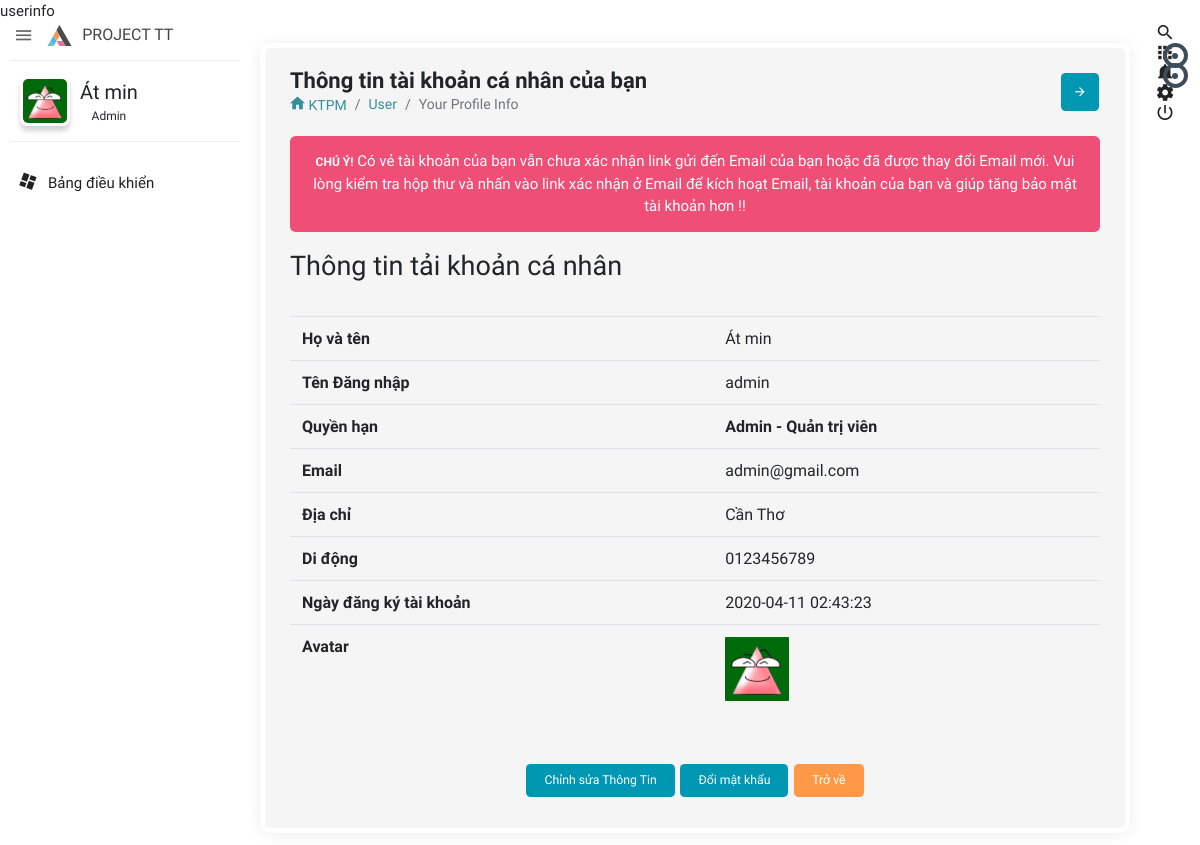
The app's page /admin.php?controller=user&action=info&user_id=1040 (signed in) with its own data.
### tables this page shows
CREATE TABLE `users` (
  `id` int(11) NOT NULL,
  `user_username` varchar(50) DEFAULT NULL,
  `user_password` varchar(100) DEFAULT NULL,
  `user_name` varchar(255) DEFAULT NULL,
  `role_id` int(11) NOT NULL DEFAULT 0,
  `user_avatar` varchar(550) DEFAULT 'author-auto.png',
  `user_email` varchar(255) DEFAULT NULL,
  `user_phone` varchar(20) DEFAULT NULL,
  `user_address` varchar(200) DEFAULT NULL,
  `createDate` datetime DEFAULT NULL,
  `verified` int(11) NOT NULL DEFAULT 0,
  `verificationCode` varchar(500) DEFAULT NULL,
  `editTime` datetime DEFAULT NULL
);

### admin/views/user/info.php (called while the page is built, shortened)
<?php require('admin/views/shared/header.php'); ?>
<?php require('admin/views/shared/rightnavbar.php'); ?>
<?php require('admin/views/shared/leftnavbar.php'); ?>
<?php require('admin/views/user/formInfo.php'); ?>
<?php require('admin/views/shared/footer.php'); ?>

### admin/controllers/user/info.php (called while the page is built, shortened)
<?php
require_once('admin/models/users.php');
if (isset($_GET['user_id'])) $user_id = intval($_GET['user_id']);
else $user_id = 0;
global $user_nav;
$login_user = get_a_record('users', $user_nav);
$user_info = get_a_record('users', $user_id);
require('admin/views/user/info.php');

### lib/config/database.php (called while the page is built, shortened)
<?php
if (isset($_SESSION['user'])) {
    $user_nav = $_SESSION['user']['id'];
}

### lib/model.php (called while the page is built, shortened)
<?php
require('config/database.php');
function get_a_record($table, $id, $select = '*')
{
    $id = intval($id);
    global $linkconnectDB;
    $sql = "SELECT $select FROM `$table` WHERE id=$id";
    $query = mysqli_query($linkconnectDB, $sql) or die(mysqli_error($linkconnectDB));
    $data = NULL;
    if (mysqli_num_rows($query) > 0) {
        $data = mysqli_fetch_assoc($query);
    }
    return $data;
}

### admin/views/user/formInfo.php (the view, shortened to what this page needs)
<section class="content">
    <div class="body_scroll">
        <div class="block-header">
            <div class="row">
                <div class="col-lg-7 col-md-6 col-sm-12">
                    <h2>Thông tin tài khoản cá nhân của bạn</h2>
                    <ul class="breadcrumb">
                        <li class="breadcrumb-item"><a href="<?= PATH_URL . 'home' ?>"><i class="zmdi zmdi-home"></i> KTPM</a></li>
                        <li class="breadcrumb-item"><a href="admin.php?controller=user&action=listall">User</a></li>
                        <li class="breadcrumb-item active">Your Profile Info</li>
                    </ul>
                </div>
                <div class="col-lg-5 col-md-6 col-sm-12">
                    <button class="btn btn-primary btn-icon float-right right_icon_toggle_btn" type="button"><i class="zmdi zmdi-arrow-right"></i></button>
                </div>
            </div>
        </div>
        <div class="container-fluid">
            <div class="row clearfix">
                <div class="col-lg-12">
                    <?php if ($user_info['verified'] == 0) : ?>
                        <div class='alert alert-danger' style='text-align: center;'><strong>Chú ý!</strong> Có vẻ tài khoản của bạn vẫn chưa xác nhận link gửi đến Email của bạn hoặc đã được thay đổi Email mới. Vui lòng kiểm tra hộp thư và nhấn vào link xác nhận ở Email để kích hoạt Email, tài khoản của bạn và giúp tăng bảo mật tài khoản hơn !! </div>
                    <?php endif; ?>
                    <div class="card">
                        <h3>Thông tin tải khoản cá nhân</h3>
                        <table id="info" class="table">
                            <tr>
                                <td><strong>Họ và tên</strong></td>
                                <td><?php echo $user_info['user_name']; ?></td>
                            </tr>
                            <tr>
                                <td><strong>Tên Đăng nhập</strong> </td>
                                <td><?php echo $user_info['user_username']; ?></td>
                            </tr>
                            <tr>
                                <td><strong>Quyền hạn</strong> </td>
                                <td><strong><?php if ($user_info['role_id'] == 0) {
                                                echo 'Người đăng ký';
                                            } elseif ($user_info['role_id'] == 1) {
                                                echo 'Admin - Quản trị viên';
                                            } else echo 'Moderator'; ?></strong></td>
                            </tr>
                            <tr>
                                <td><strong>Email</strong> </td>
                                <td><?php echo $user_info['user_email']; ?></td>
                            </tr>
                            <tr>
                                <td><strong>Địa chỉ</strong> </td>
                                <td><?php echo $user_info['user_address']; ?></td>
                            </tr>
                            <tr>
                                <td><strong>Di động</strong> </td>
                                <td><?php echo $user_info['user_phone']; ?></td>
                            </tr>
                            <tr>
                                <td><strong>Ngày đăng ký tài khoản</strong> </td>
                                <td><?php echo $user_info['createDate']; ?></td>
                            </tr>
                            <tr>
                                <td><strong>Avatar</strong> </td>
                                <td><img style="max-width:250px;" src="public/upload/images/<?php echo $user_info['user_avatar']; ?>" alt="<?php echo $user_info['user_name']; ?>"> </td>
                            </tr>
                        </table>
                    </div>
                    <div class="form-group" style="text-align: center;">
                        <a class="btn btn-primary waves-effect" href="admin.php?controller=user&action=edit&amp;user_id=<?php echo $user_info['id']; ?>">Chỉnh sửa Thông Tin</a>
                        <a class="btn btn-primary waves-effect" href="admin.php?controller=user&action=change-password&amp;user_id=<?php echo $user_info['id']; ?>">Đổi mật khẩu</a>
                        <a class="btn btn-warning waves-effect" href="admin.php?controller=user&action=listall">Trở về</a>
                    </div>
                </div>
            </div>
        </div>
    </div>
</section>

### admin.php (shortened to what this page needs)
<?php
require_once('lib/model.php');
if (isset($_GET['controller'])) {
    $controller = $_GET['controller'];
} else {
    $controller = 'home';
}
if (isset($_GET['action'])) {
    $action = $_GET['action'];
    echo $action;
} else {
    $action = 'index';
}
$file = 'admin/controllers/' . $controller . '/' . $action . '.php';
if (file_exists($file)) {
    require($file);
} else {
    show_404();
}

### admin/views/shared/header.php (shortened to what this page needs)
<?php
global $user_nav;
$user_info_nav = get_a_record('users', $user_nav) ?>
<!doctype html>
<html class="no-js " lang="en">
<head>
    <link rel="stylesheet" href="admin/themes/plugins/bootstrap/css/bootstrap.min.css">
    <link rel="stylesheet" href="admin/themes/plugins/jquery-datatable/dataTables.bootstrap4.min.css">
    <link href="admin/themes/plugins/bootstrap-material-datetimepicker/css/bootstrap-material-datetimepicker.css" rel="stylesheet" />
    <link href="admin/themes/plugins/bootstrap-select/css/bootstrap-select.css" rel="stylesheet" />
    <link rel="stylesheet" href="admin/themes/plugins/dropify/css/dropify.min.css">
    <link rel="stylesheet" href="admin/themes/css/style.min.css">
</head>
<body class="theme-blush">

### admin/views/shared/rightnavbar.php (shortened to what this page needs)
<div class="navbar-right">
    <ul class="navbar-nav">
        <li><a href="#search" class="main_search" title="Search..."><i class="zmdi zmdi-search"></i></a></li>
        <?php if ($user_info_nav['role_id'] != 0) : ?>
            <li class="dropdown">
                <a href="javascript:void(0);" class="dropdown-toggle" title="App" data-toggle="dropdown"
                   role="button"><i class="zmdi zmdi-apps"></i>
                    <div class="notify"><span class="heartbit"></span><span class="point"></span></div>
                </a>
            </li>
            <li class="dropdown">
                <a href="javascript:void(0);" class="dropdown-toggle" title="Notifications" data-toggle="dropdown"
                   role="button"><i class="zmdi zmdi-notifications"></i>
                    <div class="notify"><span class="heartbit"></span><span class="point"></span></div>
                </a>
            </li>
        <?php endif; ?>
        <li><a href="javascript:void(0);" class="js-right-sidebar" title="Setting"><i
                    class="zmdi zmdi-settings zmdi-hc-spin"></i></a></li>
        <li><a href="admin.php?controller=home&amp;action=logout" class="mega-menu" title="Log Out"><i
                    class="zmdi zmdi-power"></i></a></li>
    </ul>
</div>

### admin/views/shared/leftnavbar.php (shortened to what this page needs)
<aside id="leftsidebar" class="sidebar">
    <div class="navbar-brand">
        <button class="btn-menu ls-toggle-btn" type="button"><i class="zmdi zmdi-menu"></i></button>
        <a href="index.php"><img src="admin/themes/images/logo.svg" width="25" alt="Aero"><span class="m-l-10">PROJECT TT</span></a>
    </div>
    <div class="menu">
        <ul class="list">
            <li>
                <div class="user-info">
                    <a class="image" href="admin.php?controller=user&action=info&user_id=<?= $user_nav ?>"><img src="public/upload/images/<?= $user_info_nav['user_avatar'] ?>" alt="User"></a>
                    <div class="detail">
                        <h4><?= $user_info_nav['user_name'] ?></h4>
                        <small><?php if ($user_info_nav['role_id'] == 1) echo 'Admin';
                                elseif ($user_info_nav['role_id'] == 2) echo 'Moderator';
                                else echo "User"; ?></small>
                    </div>
                </div>
            </li>
            <li <?php if (isset($home_nav)) echo $home_nav; ?>><a href="admin.php"><i class="zmdi zmdi-view-dashboard"></i><span>Bảng điều khiển</span></a></li>
        </ul>
    </div>
</aside>

### admin/views/shared/footer.php (shortened to what this page needs)
</body>
</html>

### records on screen
users: user_avatar (picture), user_name "Át min", user_username "admin", user_email "admin@gmail.com", user_address "Cần Thơ", user_phone "0123456789", createDate "2020-04-11 02:43:23"

### other values on screen
$action "info"
